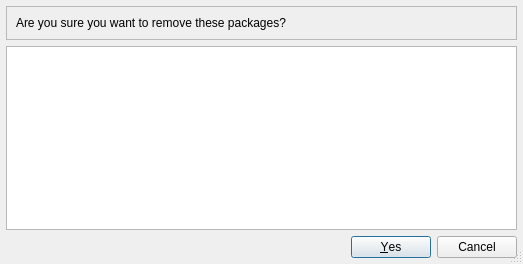
<?xml version="1.0" encoding="UTF-8"?>
<ui version="4.0">
 <class>Dialog</class>
 <widget class="QDialog" name="Dialog">
  <property name="geometry">
   <rect>
    <x>0</x>
    <y>0</y>
    <width>523</width>
    <height>264</height>
   </rect>
  </property>
  <property name="windowTitle">
   <string>Remove package(s)</string>
  </property>
  <property name="sizeGripEnabled">
   <bool>true</bool>
  </property>
  <property name="modal">
   <bool>true</bool>
  </property>
  <layout class="QVBoxLayout" name="verticalLayout">
   <property name="leftMargin">
    <number>6</number>
   </property>
   <property name="topMargin">
    <number>6</number>
   </property>
   <property name="rightMargin">
    <number>6</number>
   </property>
   <property name="bottomMargin">
    <number>6</number>
   </property>
   <item>
    <widget class="QFrame" name="frame">
     <property name="frameShape">
      <enum>QFrame::Shape::StyledPanel</enum>
     </property>
     <property name="frameShadow">
      <enum>QFrame::Shadow::Raised</enum>
     </property>
     <layout class="QHBoxLayout" name="horizontalLayout" stretch="1,0">
      <item>
       <widget class="QLabel" name="question_label">
        <property name="text">
         <string>Are you sure you want to remove these packages?</string>
        </property>
       </widget>
      </item>
      <item>
       <widget class="QLabel" name="icon">
        <property name="text">
         <string/>
        </property>
       </widget>
      </item>
     </layout>
    </widget>
   </item>
   <item>
    <widget class="QListWidget" name="package_list_widget">
     <property name="editTriggers">
      <set>QAbstractItemView::EditTrigger::NoEditTriggers</set>
     </property>
     <property name="selectionBehavior">
      <enum>QAbstractItemView::SelectionBehavior::SelectItems</enum>
     </property>
    </widget>
   </item>
   <item>
    <widget class="QDialogButtonBox" name="button_box">
     <property name="orientation">
      <enum>Qt::Orientation::Horizontal</enum>
     </property>
     <property name="standardButtons">
      <set>QDialogButtonBox::StandardButton::Cancel|QDialogButtonBox::StandardButton::Yes</set>
     </property>
    </widget>
   </item>
  </layout>
 </widget>
 <resources/>
 <connections>
  <connection>
   <sender>button_box</sender>
   <signal>accepted()</signal>
   <receiver>Dialog</receiver>
   <slot>accept()</slot>
   <hints>
    <hint type="sourcelabel">
     <x>248</x>
     <y>254</y>
    </hint>
    <hint type="destinationlabel">
     <x>157</x>
     <y>274</y>
    </hint>
   </hints>
  </connection>
  <connection>
   <sender>button_box</sender>
   <signal>rejected()</signal>
   <receiver>Dialog</receiver>
   <slot>reject()</slot>
   <hints>
    <hint type="sourcelabel">
     <x>316</x>
     <y>260</y>
    </hint>
    <hint type="destinationlabel">
     <x>286</x>
     <y>274</y>
    </hint>
   </hints>
  </connection>
 </connections>
</ui>
